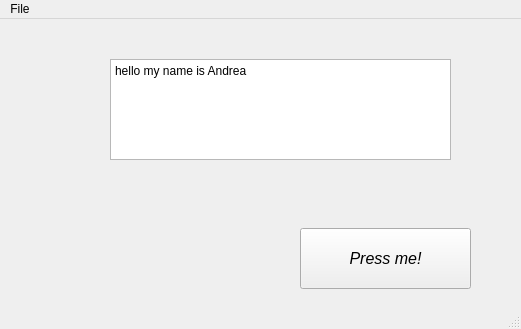
<?xml version="1.0" encoding="UTF-8"?>
<ui version="4.0">
 <class>MainWindow</class>
 <widget class="QMainWindow" name="MainWindow">
  <property name="geometry">
   <rect>
    <x>0</x>
    <y>0</y>
    <width>521</width>
    <height>329</height>
   </rect>
  </property>
  <property name="windowTitle">
   <string>MainWindow</string>
  </property>
  <widget class="QWidget" name="centralwidget">
   <widget class="QPushButton" name="button1">
    <property name="geometry">
     <rect>
      <x>300</x>
      <y>209</y>
      <width>171</width>
      <height>61</height>
     </rect>
    </property>
    <property name="font">
     <font>
      <pointsize>12</pointsize>
      <italic>true</italic>
     </font>
    </property>
    <property name="autoFillBackground">
     <bool>false</bool>
    </property>
    <property name="text">
     <string>Press me!</string>
    </property>
   </widget>
   <widget class="QPlainTextEdit" name="label1">
    <property name="geometry">
     <rect>
      <x>110</x>
      <y>40</y>
      <width>341</width>
      <height>101</height>
     </rect>
    </property>
    <property name="plainText">
     <string>hello my name is Andrea</string>
    </property>
   </widget>
  </widget>
  <widget class="QMenuBar" name="menubar">
   <property name="geometry">
    <rect>
     <x>0</x>
     <y>0</y>
     <width>521</width>
     <height>23</height>
    </rect>
   </property>
   <widget class="QMenu" name="menuFile">
    <property name="title">
     <string>File</string>
    </property>
   </widget>
   <addaction name="menuFile"/>
  </widget>
  <widget class="QStatusBar" name="statusbar"/>
 </widget>
 <resources/>
 <connections/>
</ui>
